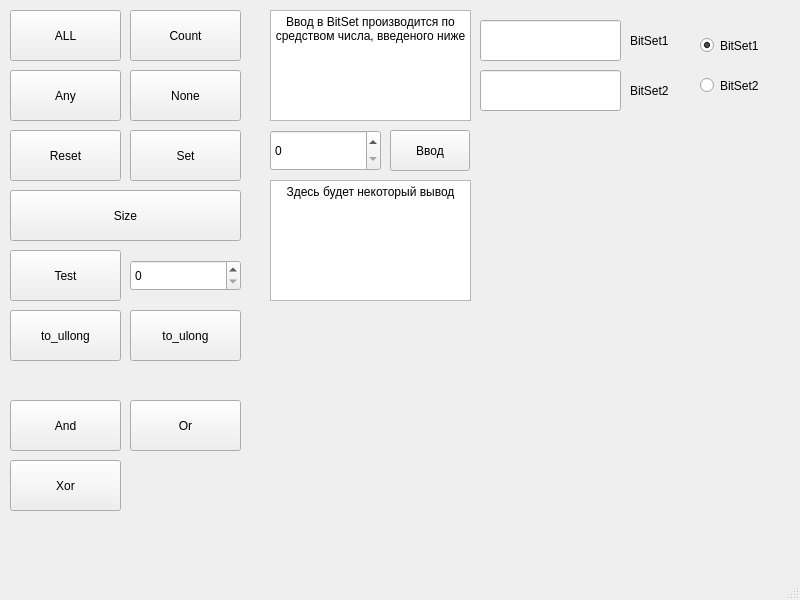
<?xml version="1.0" encoding="UTF-8"?>
<ui version="4.0">
 <class>MainWindow</class>
 <widget class="QMainWindow" name="MainWindow">
  <property name="geometry">
   <rect>
    <x>0</x>
    <y>0</y>
    <width>800</width>
    <height>600</height>
   </rect>
  </property>
  <property name="windowTitle">
   <string>MainWindow</string>
  </property>
  <widget class="QWidget" name="centralwidget">
   <widget class="QPushButton" name="pushButtonAll">
    <property name="geometry">
     <rect>
      <x>10</x>
      <y>10</y>
      <width>111</width>
      <height>51</height>
     </rect>
    </property>
    <property name="text">
     <string>ALL</string>
    </property>
   </widget>
   <widget class="QPushButton" name="pushButtonAny">
    <property name="geometry">
     <rect>
      <x>10</x>
      <y>70</y>
      <width>111</width>
      <height>51</height>
     </rect>
    </property>
    <property name="text">
     <string>Any</string>
    </property>
   </widget>
   <widget class="QPushButton" name="pushButtonCount">
    <property name="geometry">
     <rect>
      <x>130</x>
      <y>10</y>
      <width>111</width>
      <height>51</height>
     </rect>
    </property>
    <property name="text">
     <string>Count</string>
    </property>
   </widget>
   <widget class="QPushButton" name="pushButtonNone">
    <property name="geometry">
     <rect>
      <x>130</x>
      <y>70</y>
      <width>111</width>
      <height>51</height>
     </rect>
    </property>
    <property name="text">
     <string>None</string>
    </property>
   </widget>
   <widget class="QPushButton" name="pushButtonReset">
    <property name="geometry">
     <rect>
      <x>10</x>
      <y>130</y>
      <width>111</width>
      <height>51</height>
     </rect>
    </property>
    <property name="text">
     <string>Reset</string>
    </property>
   </widget>
   <widget class="QPushButton" name="pushButtonSet">
    <property name="geometry">
     <rect>
      <x>130</x>
      <y>130</y>
      <width>111</width>
      <height>51</height>
     </rect>
    </property>
    <property name="text">
     <string>Set</string>
    </property>
   </widget>
   <widget class="QPushButton" name="pushButtonSize">
    <property name="geometry">
     <rect>
      <x>10</x>
      <y>190</y>
      <width>231</width>
      <height>51</height>
     </rect>
    </property>
    <property name="text">
     <string>Size</string>
    </property>
   </widget>
   <widget class="QPushButton" name="pushButtonTest">
    <property name="geometry">
     <rect>
      <x>10</x>
      <y>250</y>
      <width>111</width>
      <height>51</height>
     </rect>
    </property>
    <property name="text">
     <string>Test</string>
    </property>
   </widget>
   <widget class="QSpinBox" name="spinBox">
    <property name="geometry">
     <rect>
      <x>130</x>
      <y>260</y>
      <width>111</width>
      <height>31</height>
     </rect>
    </property>
    <property name="maximum">
     <number>11</number>
    </property>
   </widget>
   <widget class="QRadioButton" name="radioButtonBitSet1">
    <property name="geometry">
     <rect>
      <x>700</x>
      <y>30</y>
      <width>91</width>
      <height>31</height>
     </rect>
    </property>
    <property name="text">
     <string>BitSet1</string>
    </property>
    <property name="checked">
     <bool>true</bool>
    </property>
   </widget>
   <widget class="QRadioButton" name="radioButtonBitSet2">
    <property name="geometry">
     <rect>
      <x>700</x>
      <y>70</y>
      <width>91</width>
      <height>31</height>
     </rect>
    </property>
    <property name="text">
     <string>BitSet2</string>
    </property>
   </widget>
   <widget class="QLineEdit" name="lineEditBitSet1">
    <property name="geometry">
     <rect>
      <x>480</x>
      <y>20</y>
      <width>141</width>
      <height>41</height>
     </rect>
    </property>
    <property name="readOnly">
     <bool>true</bool>
    </property>
   </widget>
   <widget class="QLabel" name="label">
    <property name="geometry">
     <rect>
      <x>630</x>
      <y>30</y>
      <width>61</width>
      <height>21</height>
     </rect>
    </property>
    <property name="text">
     <string>BitSet1</string>
    </property>
   </widget>
   <widget class="QLineEdit" name="lineEditBitSet2">
    <property name="geometry">
     <rect>
      <x>480</x>
      <y>70</y>
      <width>141</width>
      <height>41</height>
     </rect>
    </property>
    <property name="readOnly">
     <bool>true</bool>
    </property>
   </widget>
   <widget class="QLabel" name="label_2">
    <property name="geometry">
     <rect>
      <x>630</x>
      <y>80</y>
      <width>61</width>
      <height>21</height>
     </rect>
    </property>
    <property name="text">
     <string>BitSet2</string>
    </property>
   </widget>
   <widget class="QTextEdit" name="textEdit">
    <property name="geometry">
     <rect>
      <x>270</x>
      <y>10</y>
      <width>201</width>
      <height>111</height>
     </rect>
    </property>
    <property name="readOnly">
     <bool>true</bool>
    </property>
    <property name="html">
     <string>&lt;!DOCTYPE HTML PUBLIC &quot;-//W3C//DTD HTML 4.0//EN&quot; &quot;http://www.w3.org/TR/REC-html40/strict.dtd&quot;&gt;
&lt;html&gt;&lt;head&gt;&lt;meta name=&quot;qrichtext&quot; content=&quot;1&quot; /&gt;&lt;meta charset=&quot;utf-8&quot; /&gt;&lt;style type=&quot;text/css&quot;&gt;
p, li { white-space: pre-wrap; }
&lt;/style&gt;&lt;/head&gt;&lt;body style=&quot; font-family:'Segoe UI'; font-size:9pt; font-weight:400; font-style:normal;&quot;&gt;
&lt;p align=&quot;center&quot; style=&quot; margin-top:0px; margin-bottom:0px; margin-left:0px; margin-right:0px; -qt-block-indent:0; text-indent:0px;&quot;&gt;Ввод в BitSet производится по средством числа, введеного ниже&lt;/p&gt;&lt;/body&gt;&lt;/html&gt;</string>
    </property>
   </widget>
   <widget class="QSpinBox" name="spinBox_2">
    <property name="geometry">
     <rect>
      <x>270</x>
      <y>130</y>
      <width>111</width>
      <height>41</height>
     </rect>
    </property>
    <property name="minimum">
     <number>0</number>
    </property>
    <property name="maximum">
     <number>999</number>
    </property>
   </widget>
   <widget class="QPushButton" name="pushButton">
    <property name="geometry">
     <rect>
      <x>390</x>
      <y>130</y>
      <width>80</width>
      <height>41</height>
     </rect>
    </property>
    <property name="text">
     <string>Ввод</string>
    </property>
   </widget>
   <widget class="QTextEdit" name="textEditOutput">
    <property name="geometry">
     <rect>
      <x>270</x>
      <y>180</y>
      <width>201</width>
      <height>121</height>
     </rect>
    </property>
    <property name="readOnly">
     <bool>true</bool>
    </property>
    <property name="html">
     <string>&lt;!DOCTYPE HTML PUBLIC &quot;-//W3C//DTD HTML 4.0//EN&quot; &quot;http://www.w3.org/TR/REC-html40/strict.dtd&quot;&gt;
&lt;html&gt;&lt;head&gt;&lt;meta name=&quot;qrichtext&quot; content=&quot;1&quot; /&gt;&lt;meta charset=&quot;utf-8&quot; /&gt;&lt;style type=&quot;text/css&quot;&gt;
p, li { white-space: pre-wrap; }
&lt;/style&gt;&lt;/head&gt;&lt;body style=&quot; font-family:'Segoe UI'; font-size:9pt; font-weight:400; font-style:normal;&quot;&gt;
&lt;p align=&quot;center&quot; style=&quot; margin-top:0px; margin-bottom:0px; margin-left:0px; margin-right:0px; -qt-block-indent:0; text-indent:0px;&quot;&gt;Здесь будет некоторый вывод&lt;/p&gt;&lt;/body&gt;&lt;/html&gt;</string>
    </property>
   </widget>
   <widget class="QPushButton" name="pushButtonULL">
    <property name="geometry">
     <rect>
      <x>10</x>
      <y>310</y>
      <width>111</width>
      <height>51</height>
     </rect>
    </property>
    <property name="text">
     <string>to_ullong</string>
    </property>
   </widget>
   <widget class="QPushButton" name="pushButtonUL">
    <property name="geometry">
     <rect>
      <x>130</x>
      <y>310</y>
      <width>111</width>
      <height>51</height>
     </rect>
    </property>
    <property name="text">
     <string>to_ulong</string>
    </property>
   </widget>
   <widget class="QPushButton" name="pushButtonAnd">
    <property name="geometry">
     <rect>
      <x>10</x>
      <y>400</y>
      <width>111</width>
      <height>51</height>
     </rect>
    </property>
    <property name="text">
     <string>And</string>
    </property>
   </widget>
   <widget class="QPushButton" name="pushButtonOr">
    <property name="geometry">
     <rect>
      <x>130</x>
      <y>400</y>
      <width>111</width>
      <height>51</height>
     </rect>
    </property>
    <property name="text">
     <string>Or</string>
    </property>
   </widget>
   <widget class="QPushButton" name="pushButtonXor">
    <property name="geometry">
     <rect>
      <x>10</x>
      <y>460</y>
      <width>111</width>
      <height>51</height>
     </rect>
    </property>
    <property name="text">
     <string>Xor</string>
    </property>
   </widget>
  </widget>
  <widget class="QMenuBar" name="menubar">
   <property name="geometry">
    <rect>
     <x>0</x>
     <y>0</y>
     <width>800</width>
     <height>17</height>
    </rect>
   </property>
  </widget>
  <widget class="QStatusBar" name="statusbar"/>
 </widget>
 <resources/>
 <connections/>
</ui>
